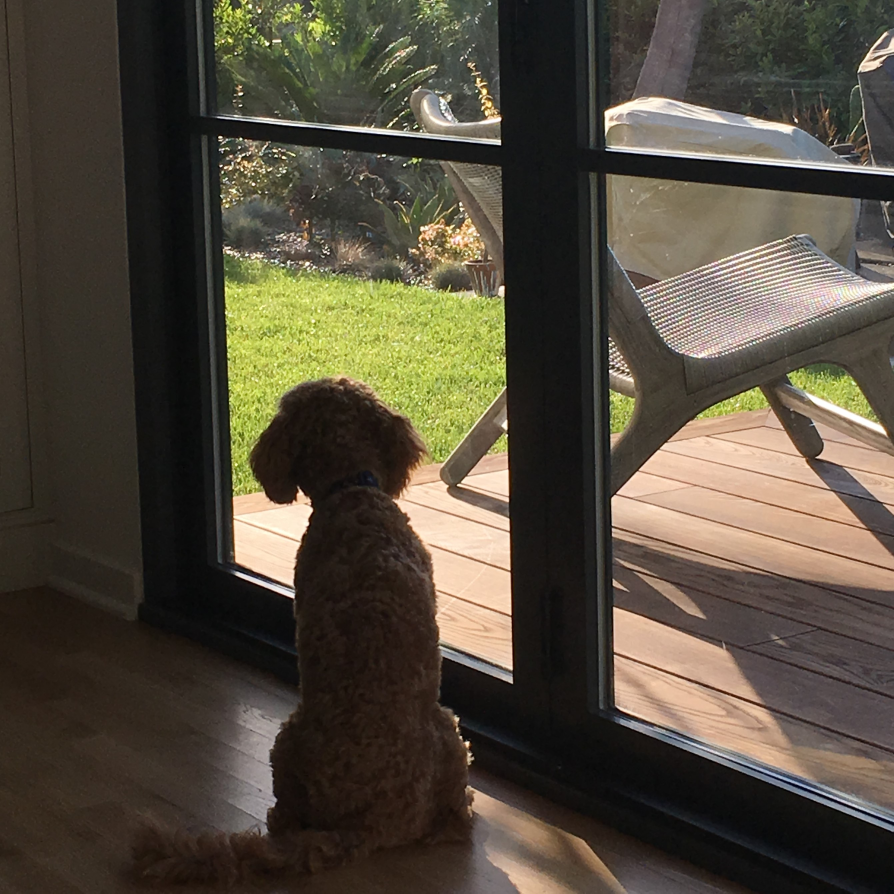
#> input picture progmath/ch06/inside.JPG, 2681 x 2680 px (shown at 1/3 size)
$ jupyter execute --allow-errors main.ipynb   (shell and % lines are left out)
#> lines starting #> are read from the running program, lines starting #| are printed output that depends on the picture
[cell 1]
from abc import ABCMeta, abstractmethod, abstractproperty
class Vector(metaclass=ABCMeta):
    @abstractmethod
    def scale(self, scaler):
        pass

    @abstractmethod
    def add(self, other):
        pass

    def __mul__(self, scalar):
        return self.scale(scalar)

    def __rmul__(self, scalar):
        return self.scale(scalar)

    def __add__(self, other):
        return self.add(other)

    def substract(self, other):
        return self.add(-1 * other)

    def __sub__(self, other):
        return self.substract(other)

    # [4 lines left out: function zero, not called in this run]

    def __neg__(self):
        return self.scale(-1)

    def __truediv__(self, scalar):
        return self.scale(1.0/scalar)

[cell 2]
class Vec2(Vector):
    def __init__(self, x, y):
        self.x = x
        self.y = y

    def add(self, other):
        assert self.__class__ == other.__class__
        return Vec2(self.x + other.x, self.y + other.y)

    def scale(self, scalar):
        return Vec2(scalar * self.x, scalar * self.y)

    def __eq__(self,other):
        return (self.__class__ == other.__class__
            and self.x == other.x and self.y == other.y)
    def __repr__(self):
        return "Vec2({},{})".format(self.x, self.y)
    def zero():
        return Vec2(0,0)

[cell 3]
Vec2(1,2) / 3.14

[cell 4]
from datetime import datetime

class CarForSale(Vector):
    retrieved_date = datetime(2018,11,30,12) #1
    # [33 lines left out: functions __init__, add, scale, not called in this run]
    @classmethod
    def zero(cls):
        return CarForSale(0, 0, 0, CarForSale.retrieved_date)

[cell 5]
# load cargraph data from json file

from json import loads, dumps
from pathlib import Path
from datetime import datetime
#> (the rest of this cell did not finish here and is left out)

#> (a cell that did not finish here is left out)

[cell 7]
import numpy as np
import matplotlib.pyplot as plt
import math
def plot(funs, xmin, xmax):
#> called with xmin = -10, xmax = 10
    xs = np.linspace(xmin, xmax, 100)
    fig, ax = plt.subplots()
    ax.axhline(y=0, color='k')
    ax.axvline(x=0, color='k')
    for f in funs:
        ys = [f(x) for x in xs]
        plt.plot(xs, ys)

def f(x):
    return 0.5 * x + 3

def g(x):
    return math.sin(x)

def s(x):
    return math.cos(x)

plot([f,g,s], -10, 10)
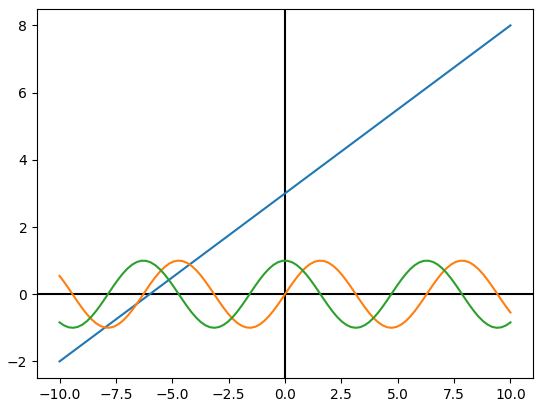
#> figure drawn by matplotlib, 1 panel; curve peaks at x = 10, y = 8

[cell 8]
from PIL import Image
class ImageVector(Vector):
    size = (300,300) #1
    def __init__(self,input):
#> called with input = 'inside.JPG'
        try:
            img = Image.open(input).resize(ImageVector.size) #2
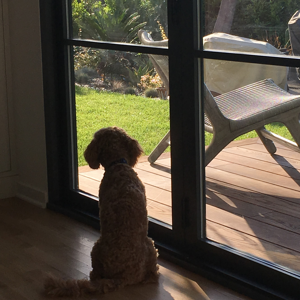
#> img: PIL image 300x300 RGB; mean R, G, B 82.8, 75.3, 61.2
            self.pixels = img.getdata()
        except:
            self.pixels = input #3
    # [5 lines left out: function image, not called in this run]
    def add(self,img2): #5
        return ImageVector([(r1+r2,g1+g2,b1+b2)
                            for ((r1,g1,b1),(r2,g2,b2))
                            in zip(self.pixels,img2.pixels)])
    def scale(self,scalar): #6
        return ImageVector([(scalar*r,scalar*g,scalar*b)
                      for (r,g,b) in self.pixels])
    # [4 lines left out: function zero, not called in this run]
    def _repr_png_(self): #8
        return self.image()._repr_png_()

[cell 9]
0.5*ImageVector("inside.JPG")+0.5*ImageVector('outside.JPG')
#> call 3 of __init__, with input = 'outside.JPG'
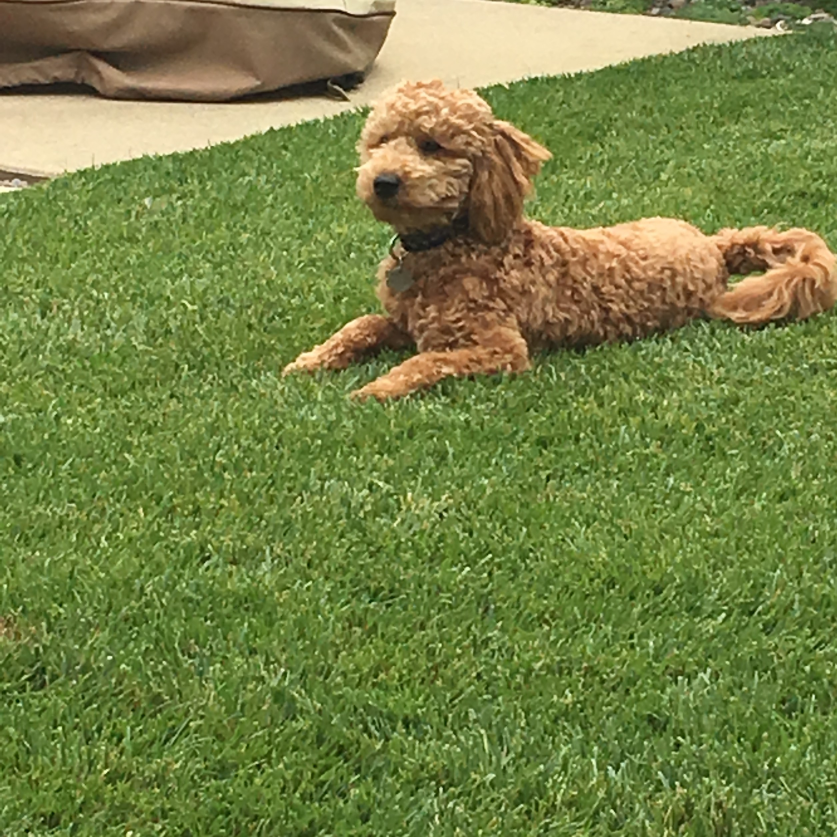
#> input picture progmath/ch06/outside.JPG, 2510 x 2510 px (shown at 1/3 size)
#> in __init__ (call 3), `img = Image.open(input).resize(ImageVector.size)`:
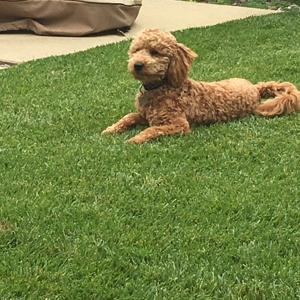
#> img: PIL image 300x300 RGB; mean R, G, B 117.5, 131, 68.9

[cell 10]
white = ImageVector([(255,255,255) for _ in range(0,300*300)])
ImageVector("melba_toy.JPG")
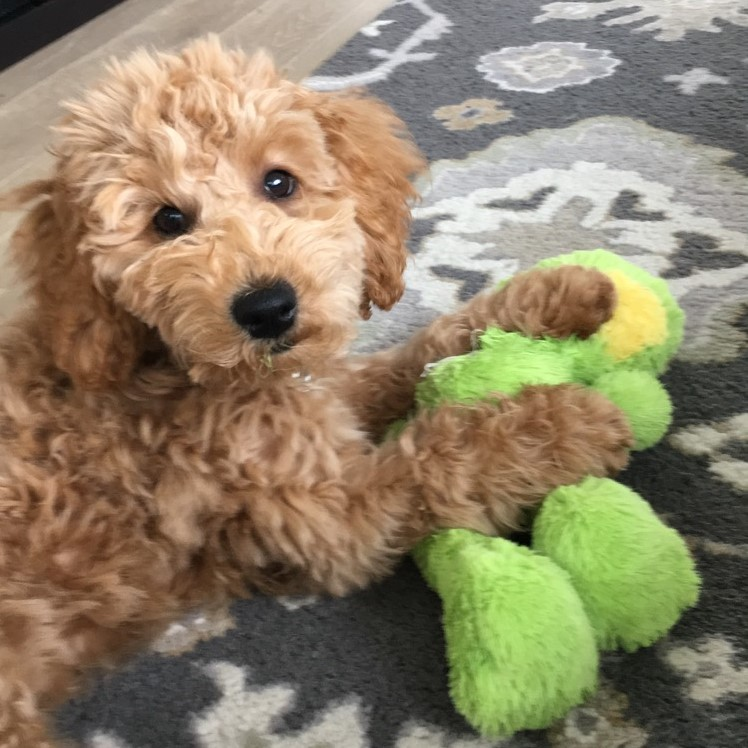
#> input picture progmath/ch06/melba_toy.jpg, 748 x 748 px, found by its file name

[cell 11]
white - ImageVector("melba_toy.JPG")
